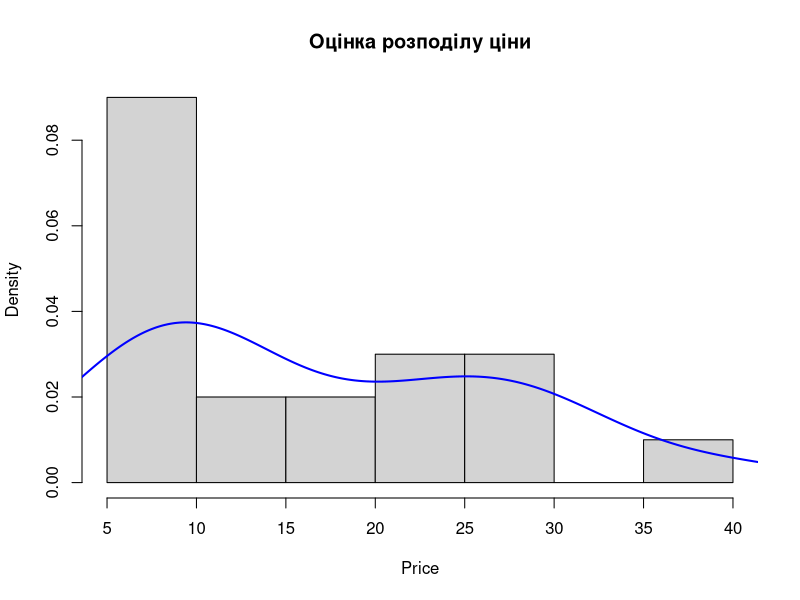
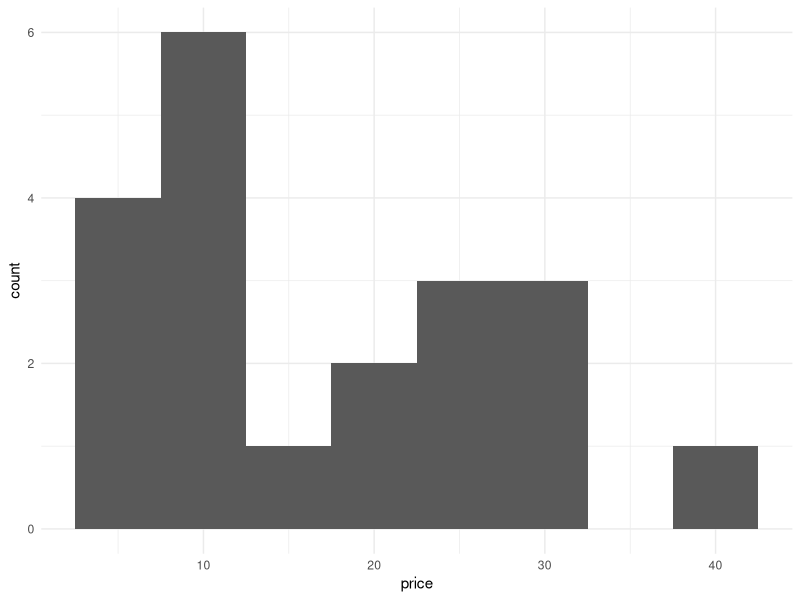
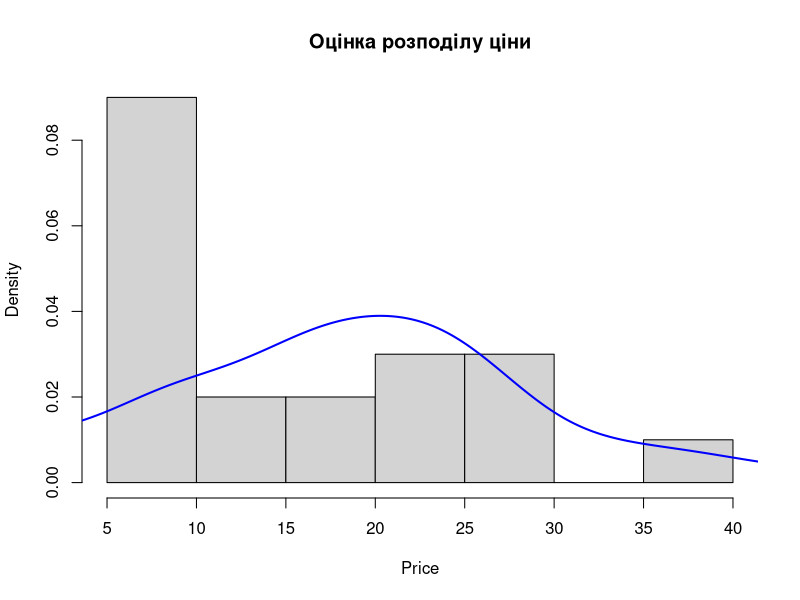
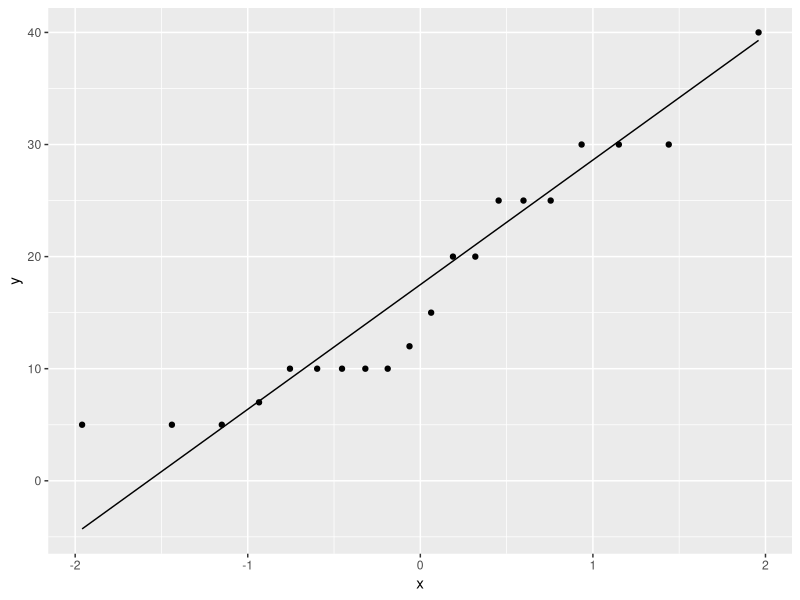
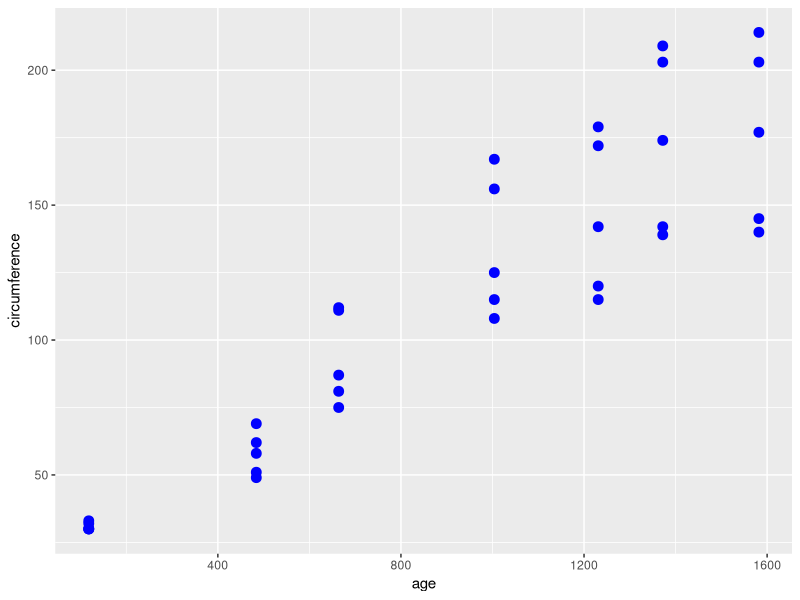
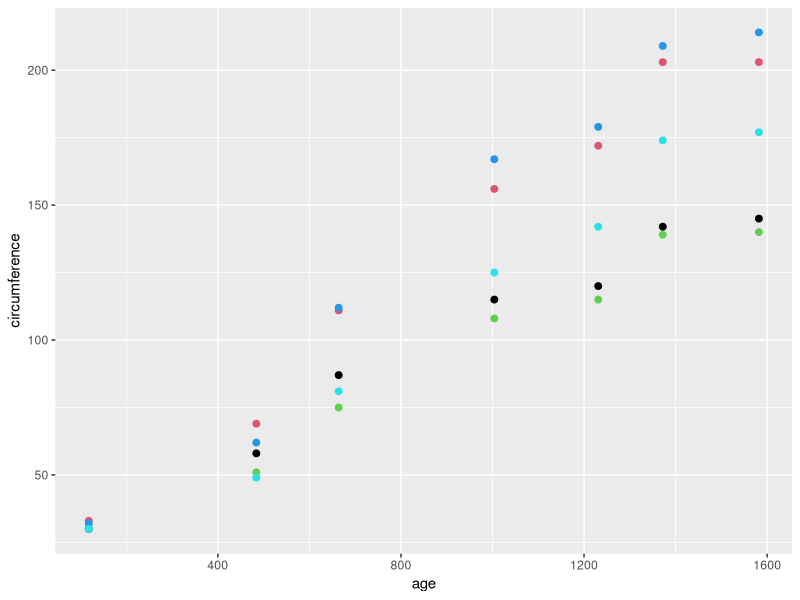
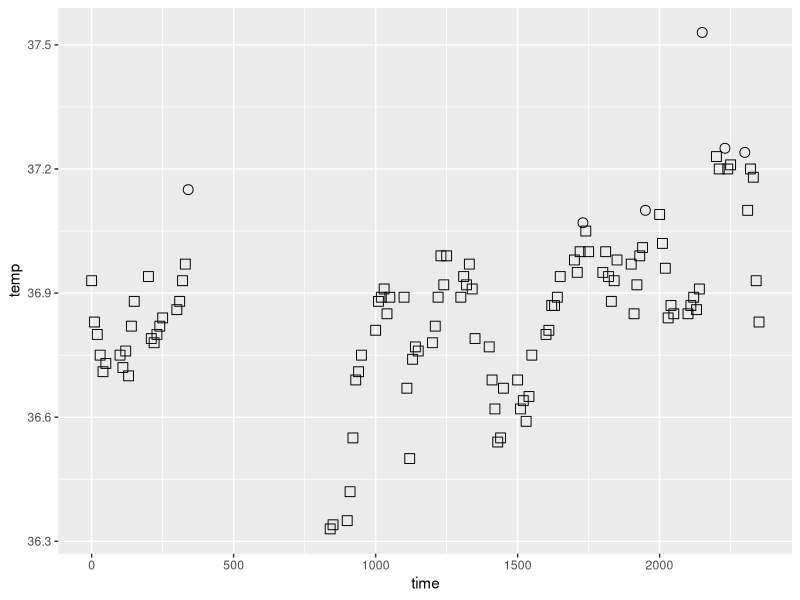
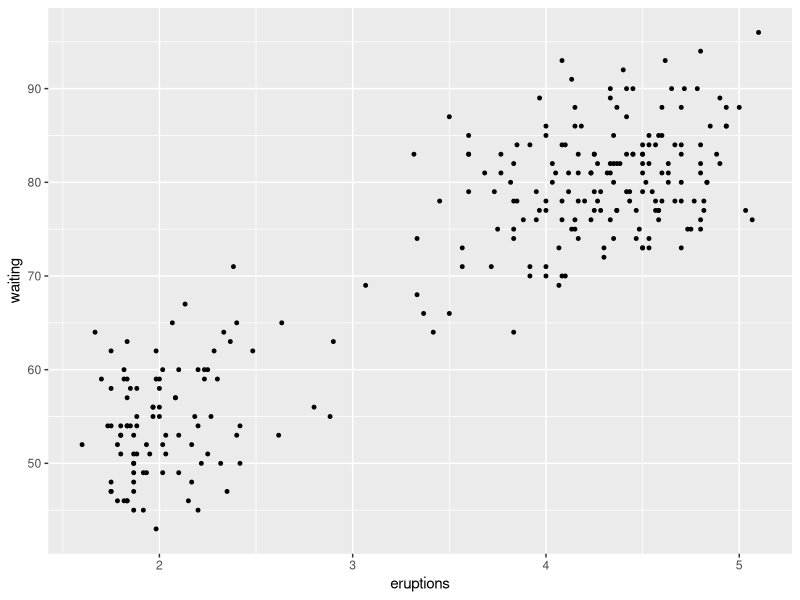

Write R code to recreate these figures, in order.
## ---- chunk 1
knitr::opts_chunk$set(echo = TRUE)
library(ggplot2)
## ---- chunk 2
l <- c(25, 20, 15, 5, 30, 7, 5, 10, 12, 40, 30, 30, 10, 25, 10, 20, 10, 10, 25, 5)
## ---- chunk 3
mean(l)
median(l)
min(l)
## ---- chunk 4
pnorm(30, mean = mean(l), sd = sd(l), lower.tail = FALSE)
df <- data.frame(seq(1:20),l)
names(df) <- c("number","price")
## ---- chunk 5
hist(df$price, xlab = "Price", prob=TRUE, main = "Оцінка розподілу ціни")
lines(density(df$price), col="blue", lwd=2)
## ---- chunk 6
ggplot(df, aes(price)) + 
  geom_histogram(binwidth = 5) + 
  theme_minimal()
## ---- chunk 7
hist(df$price, xlab = "Price", prob=TRUE, main = "Оцінка розподілу ціни")
lines(density(rnorm(100, mean = mean(l), sd = sd(l))), col="blue", lwd=2)
## ---- chunk 8
ggplot(df, aes(sample = price)) + 
  stat_qq() + stat_qq_line()
## ---- chunk 9
ggplot(data = Orange,aes(age, circumference)) + 
  geom_point(size = 3, color = "blue")
## ---- chunk 10
ggplot(data = Orange,aes(age, circumference)) + 
  geom_point(size = 2, color = Orange$Tree)
## ---- chunk 11
ggplot(data = beaver1,aes(time, temp)) + 
  geom_point(size = 3, shape = beaver1$activ)
  
## ---- chunk 12
ggplot(data = faithful,aes(eruptions, waiting)) + 
  geom_point(size = 1)
  
## ---- chunk 13
library(dplyr)
models <- tibble(
a1 = runif(500, -30, 30),
a2 = runif(500, 0, 0.3)
)
ggplot(Orange, aes(age, circumference)) +
geom_abline(
aes(intercept = a1, slope = a2),
data = models, alpha = 1/4
) +
geom_point()
## ---- chunk 14
model1 <- function(a, data){
a[1] + data$age * a[2]
}

measure_distance <- function(mod, data) {
diff <- data$circumference - model1(mod, data)
sqrt(mean(diff ^ 2))
}
## ---- chunk 15
sim1_dist <- function(a1, a2) {
measure_distance(c(a1, a2), Orange)
}
## ---- chunk 16
dist1 <- c(1:length(models$a1))
for (i in 1:length(models$a1)){
dist1[i] <- measure_distance(c(models$a1[i], models$a2[i]), Orange) 
}

models$dist <- dist1
## ---- chunk 17
ggplot(Orange, aes(age, circumference)) +
geom_point(size = 2, color = "grey30") +
geom_abline(
aes(intercept = a1, slope = a2, color = -dist),
data = filter(models, rank(dist) <= 10)
)
## ---- chunk 18
ggplot(models, aes(a1, a2)) +
geom_point(
data = filter(models, rank(dist) <= 5),
size = 4, color = "red"
) +
geom_point(aes(colour = -dist))
## ---- chunk 19
s <- as.data.frame(models)
s <- arrange(s, desc(dist))
ggplot(Orange, aes(age, circumference)) +
geom_point(size = 2, color = "grey30") +
geom_abline(intercept = s[500,]$a1, slope = s[500,]$a2)

## ---- chunk 20
s[500,]
## ---- chunk 21
lm_mod <- lm(circumference ~ age, data = Orange)
coef(lm_mod)
summary(lm_mod)
## ---- chunk 22
library(modelr)
grid <- faithful %>%
data_grid(eruptions,waiting)
grid
## ---- chunk 23
faithful_mod <- lm(eruptions ~ waiting, data = faithful)
grid <- grid %>%
add_predictions(faithful_mod)
grid
## ---- chunk 24
ggplot(faithful, aes(waiting)) +
  geom_point(aes(y = eruptions)) +
  geom_line(
    aes(y = pred),
    data = grid,
    colour = "red",
    size = 1
  )
## ---- chunk 25
my_faithful <- as.data.frame(faithful)
my_faithful <- my_faithful %>%
add_residuals(faithful_mod)
my_faithful
## ---- chunk 26
ggplot(my_faithful, aes(waiting, resid)) +
geom_ref_line(h = 0) +
geom_point()
## ---- chunk 27
ggplot(my_faithful, aes(waiting)) +
  geom_point(aes(y = eruptions)) +
  geom_line(
    aes(y = pred),
    data = grid,
    colour = "red",
    size = 1
  ) +
  geom_segment(aes(x = waiting,y = eruptions, xend = waiting, yend = eruptions - resid), color = "blue")
